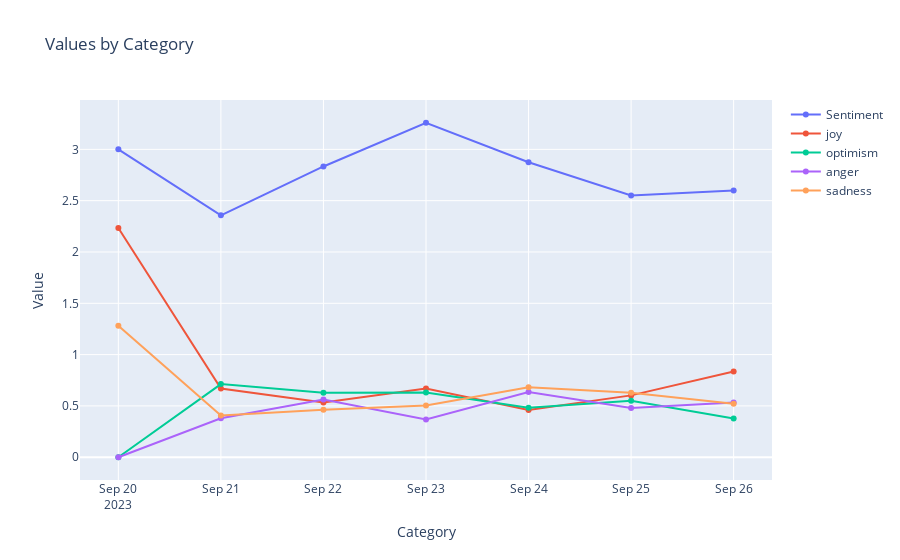

The code cell stored with this chart in its notebook:
### Code cell
import plotly.graph_objects as go


# Create a grouped bar chart
fig = go.Figure()

fig.add_trace(go.Scatter(
        x=grouped.index,
        y=grouped["sentiment"],
        mode='lines+markers',
        name="Sentiment"
    ))

for i in ["joy", "optimism", "anger", "sadness"]:
    fig.add_trace(go.Scatter(
        x=grouped.index,
        y=grouped[i],
        mode='lines+markers',
        name=i
    ))

fig.update_layout(
    title='Values by Category',
    xaxis=dict(title='Category'),
    yaxis=dict(title='Value'),
    barmode='group'
)

fig.show()

### Figure 1 — Plotly figure (JSON) as saved in the notebook; plotly's stock layout.template omitted (floating-point values rounded to 4 significant figures)
{"data": [{"mode": "lines+markers", "name": "Sentiment", "type": "scatter", "x": ["2023-09-20", "2023-09-21", "2023-09-22", "2023-09-23", "2023-09-24", "2023-09-25", "2023-09-26"], "y": [3, 2.357, 2.833, 3.259, 2.875, 2.55, 2.6]}, {"mode": "lines+markers", "name": "joy", "type": "scatter", "x": ["2023-09-20", "2023-09-21", "2023-09-22", "2023-09-23", "2023-09-24", "2023-09-25", "2023-09-26"], "y": [2.234, 0.6695, 0.5327, 0.6708, 0.4614, 0.6027, 0.836]}, {"mode": "lines+markers", "name": "optimism", "type": "scatter", "x": ["2023-09-20", "2023-09-21", "2023-09-22", "2023-09-23", "2023-09-24", "2023-09-25", "2023-09-26"], "y": [0, 0.7131, 0.6283, 0.632, 0.4832, 0.5502, 0.3772]}, {"mode": "lines+markers", "name": "anger", "type": "scatter", "x": ["2023-09-20", "2023-09-21", "2023-09-22", "2023-09-23", "2023-09-24", "2023-09-25", "2023-09-26"], "y": [0, 0.3805, 0.5622, 0.3678, 0.6362, 0.4788, 0.5335]}, {"mode": "lines+markers", "name": "sadness", "type": "scatter", "x": ["2023-09-20", "2023-09-21", "2023-09-22", "2023-09-23", "2023-09-24", "2023-09-25", "2023-09-26"], "y": [1.281, 0.4076, 0.4638, 0.5033, 0.6826, 0.6273, 0.522]}], "layout": {"barmode": "group", "title": {"text": "Values by Category"}, "xaxis": {"title": {"text": "Category"}}, "yaxis": {"title": {"text": "Value"}}}}
